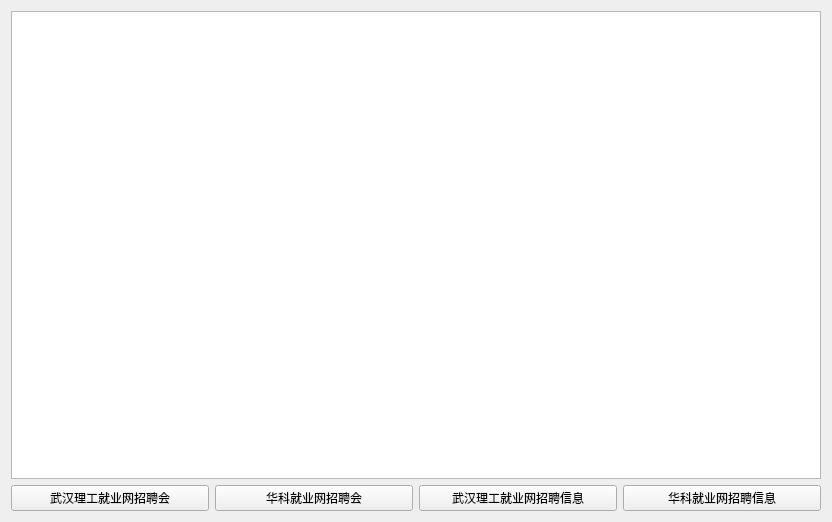
<?xml version="1.0" encoding="UTF-8"?>
<ui version="4.0">
 <class>Form</class>
 <widget class="QWidget" name="Form">
  <property name="geometry">
   <rect>
    <x>0</x>
    <y>0</y>
    <width>832</width>
    <height>522</height>
   </rect>
  </property>
  <property name="windowTitle">
   <string>Form</string>
  </property>
  <layout class="QGridLayout" name="gridLayout">
   <item row="1" column="0" colspan="4">
    <widget class="QTextBrowser" name="textBrowser"/>
   </item>
   <item row="3" column="3">
    <widget class="QPushButton" name="pushButton_3">
     <property name="text">
      <string>华科就业网招聘信息</string>
     </property>
    </widget>
   </item>
   <item row="3" column="1">
    <widget class="QPushButton" name="pushButton">
     <property name="text">
      <string>华科就业网招聘会</string>
     </property>
    </widget>
   </item>
   <item row="3" column="0">
    <widget class="QPushButton" name="pushButton_2">
     <property name="text">
      <string>武汉理工就业网招聘会</string>
     </property>
    </widget>
   </item>
   <item row="3" column="2">
    <widget class="QPushButton" name="pushButton_4">
     <property name="text">
      <string>武汉理工就业网招聘信息</string>
     </property>
    </widget>
   </item>
  </layout>
 </widget>
 <resources/>
 <connections/>
</ui>
